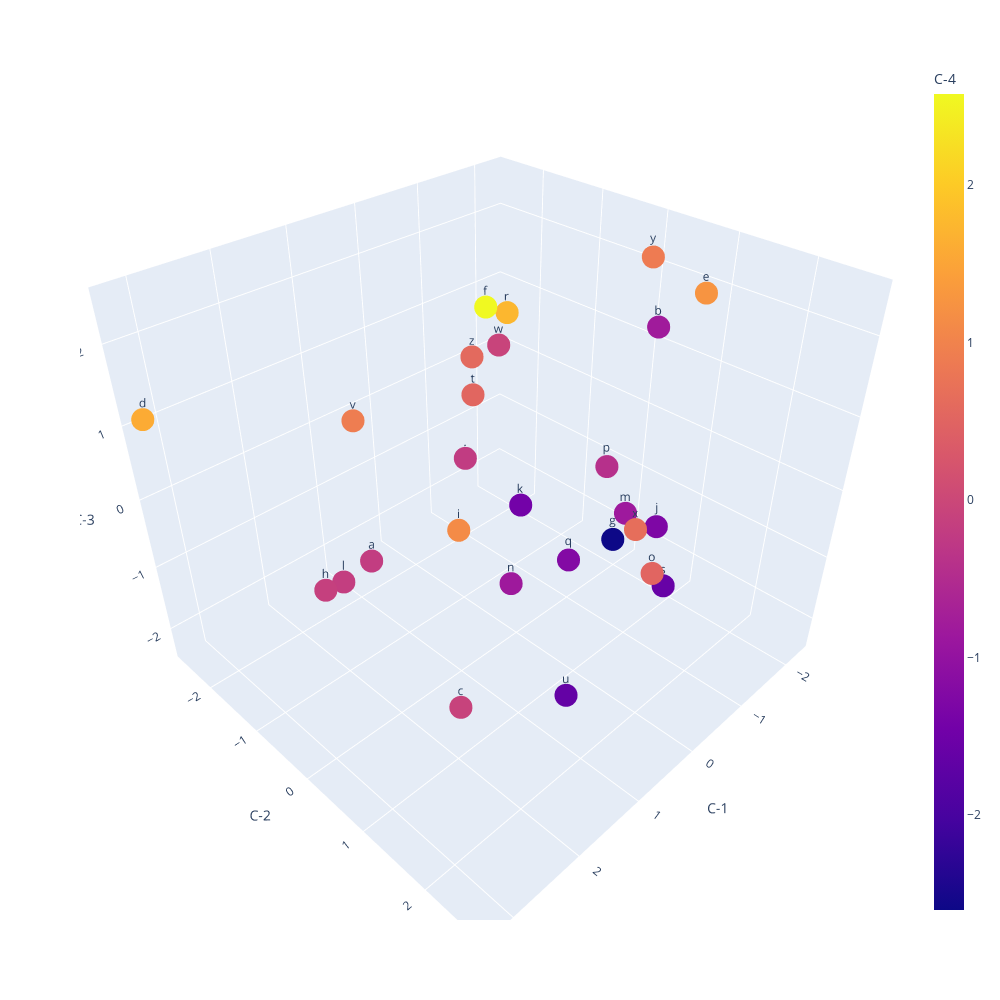

The cell this chart's notebook holds for it:
### Code cell
# ONLY VISUALIZING THE FIRST TWO DIMENSIONS OF THE EMBEDDING
# MAY NOT BE THE BEST WAY TO VISUALIZE THE EMBEDDINGS FOR EMBEDDING_DIMENSION > 2
from sklearn.decomposition import PCA
import plotly_express as px
def plot_embeddings():

    _embedding_layer = embedding_layer.clone()
    if _embedding_layer.shape[1] > 2:
        if _embedding_layer.shape[1] > 3:
            print("Warning: Embedding dimension greater than 3. Running PCA to extract first three dimensions.")   
            pca = PCA(n_components=4)
            _embedding_layer = pca.fit_transform(embedding_layer.detach().numpy())
        fig = px.scatter_3d(
                x=_embedding_layer[:,0].data,
                y=_embedding_layer[:,1].data,
                z=_embedding_layer[:,2].data,
                color=embedding_layer[:,3].data,
                labels={'x': 'C-1', 'y': 'C-2', 'z': 'C-3', 'color': 'C-4'},
                text=index_to_character,
                # color=index_to_character,
                height=1000,
                width=1000,
            )
    else:
        fig = px.scatter(
            x=_embedding_layer[:,0].data,
            y=_embedding_layer[:,1].data,
            text=index_to_character,
            # color=index_to_character,
            height=800,
            width=800,
        )
        fig.update_traces(textposition='top center')
    return fig

print(embedding_layer.shape)

plot_embeddings()

### Figure 1 — Plotly figure (JSON) as saved in the notebook; plotly's stock layout.template omitted (floating-point values rounded to 4 significant figures)
{"data": [{"hovertemplate": "C-1=%{x}<br>C-2=%{y}<br>C-3=%{z}<br>text=%{text}<br>C-4=%{marker.color}<extra></extra>", "legendgroup": "", "marker": {"color": [-0.2108, -0.1877, -0.8002, -0.08176, 1.591, 1.264, 2.577, -2.603, -0.133, 1.125, -1.289, -1.434, -0.1764, -0.8481, -0.8334, 0.5114, -0.4185, -1.221, 1.748, -1.6, 0.5346, -1.634, 0.9042, -0.06908, 0.658, 0.8754, 0.5883], "coloraxis": "coloraxis", "symbol": "circle"}, "mode": "markers+text", "name": "", "scene": "scene", "showlegend": false, "text": [".", "a", "b", "c", "d", "e", "f", "g", "h", "i", "j", "k", "l", "m", "n", "o", "p", "q", "r", "s", "t", "u", "v", "w", "x", "y", "z"], "type": "scatter3d", "x": [-0.6737, 1.123, -2.311, 2.455, 3.24, -1.435, 0.682, -2.295, 2.738, 1.366, -1.468, -0.6908, 2.037, -1.363, 0.8623, 1.002, -1.263, -1.127, -0.2408, -0.3118, -0.1743, 0.7082, 1.427, -1.835, 0.8332, -1.89, -1.395], "y": [-1.65, -1.542, 0.1507, 1.556, -2.61, 1.334, 0.1397, -0.2669, -0.2036, 0.4032, 1.014, -0.6171, -0.8826, 0.5956, 0.7123, 2.686, 0.3175, -0.1129, -0.4579, 1.972, -0.96, 1.484, -1.25, -2.167, 2.328, 0.2755, -2.249], "z": [-0.8073, -1.509, 1.22, -0.864, 1.083, 2.339, 2.485, -2.336, -0.2055, 0.1785, -0.9684, -1.071, -0.9197, -0.9222, -0.6915, 0.706, -0.2854, -1.964, 1.911, -0.6725, 0.6739, -2.042, 0.8718, 0.3003, 0.9417, 2.299, 0.249]}], "layout": {"coloraxis": {"colorbar": {"title": {"text": "C-4"}}, "colorscale": [[0, "#0d0887"], [0.1111, "#46039f"], [0.2222, "#7201a8"], [0.3333, "#9c179e"], [0.4444, "#bd3786"], [0.5556, "#d8576b"], [0.6667, "#ed7953"], [0.7778, "#fb9f3a"], [0.8889, "#fdca26"], [1, "#f0f921"]]}, "height": 1000, "legend": {"tracegroupgap": 0}, "margin": {"t": 60}, "scene": {"domain": {"x": [0, 1], "y": [0, 1]}, "xaxis": {"title": {"text": "C-1"}}, "yaxis": {"title": {"text": "C-2"}}, "zaxis": {"title": {"text": "C-3"}}}, "width": 1000}}
